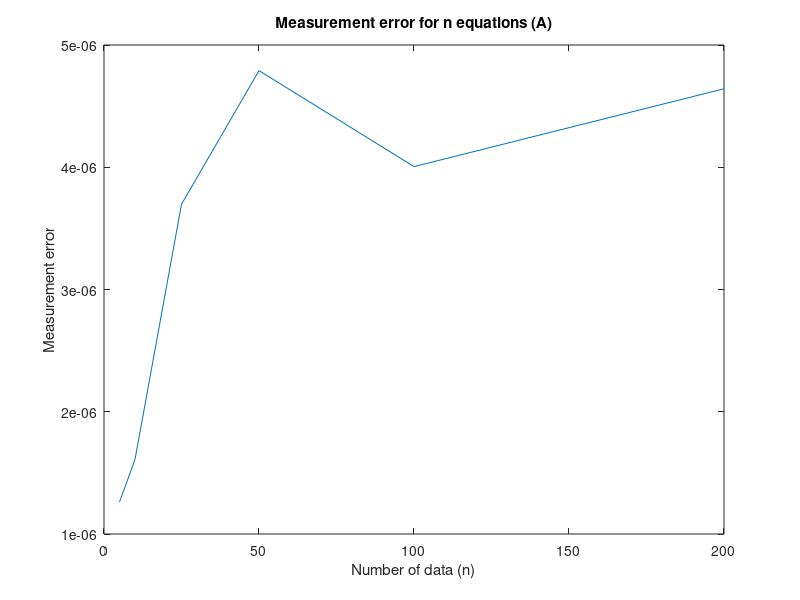
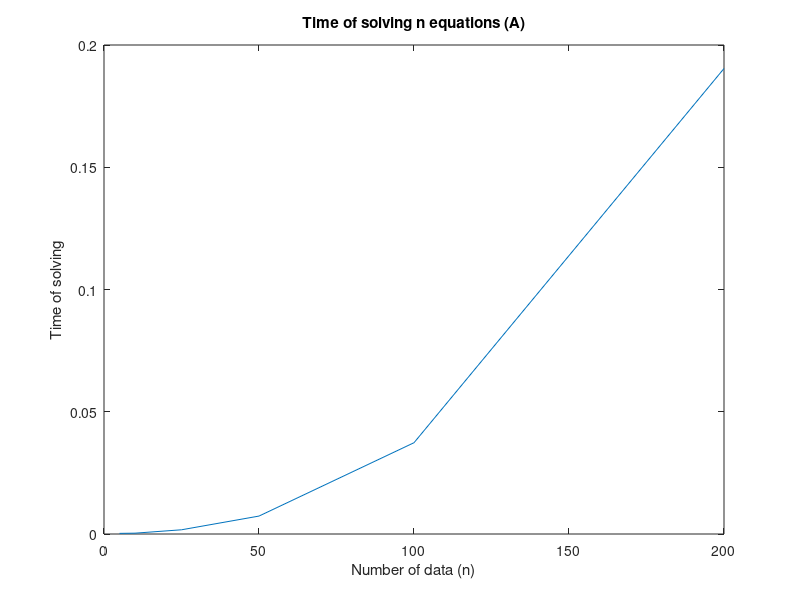

MATLAB code for these plots, in order:
function X = Task_2()
    n=[5,10,25,50,100,200];
    approaches=size(n, 2);
    x=n;
    yA=zeros(1,approaches);
    T = zeros(1, approaches);
    for i=1:approaches
        [A, b]=matrix_a(n(i));
        tic
        fprintf('Time of solving %d equations:\n', n(i));
        [X, epsilon] = Jacobi(A,b);
        T(i)=toc;
        fprintf('Measurement error: %d\n\n', epsilon);
        yA(i)=epsilon;
    end

    figure(1);
    plot(x, yA);
    title('Measurement error for n equations (A)');
    xlabel('Number of data (n)');
    ylabel('Measurement error');
    
    figure(2);
    plot(x, T);
    title('Time of solving n equations (A)');
    xlabel('Number of data (n)');
    ylabel('Time of solving');

    clear X
end


function [X, epsilon] = Jacobi(A, b, epsilon, n)
    tic
    if nargin < 4
        n = size(A, 1);
        if nargin < 3
            epsilon = 10^(-6);
        end
    end
    % we will only need inverse of D martix
    invD = zeros(n);
    % we will only need the sum of L and U matrixes
    LU = zeros(n);
    for i=1:n
        for j=1:n
            if j~=i
                LU(i,j) = A(i,j);
            end
        end
        % D is diagonal matrix, so to inverse it we only have to inverse numbers
        invD(i,i) = 1/A(i,i);
    end
    Xj=zeros(n,1);
    euklides = 1;
    
    while euklides > epsilon
        Xi=Xj;
        Xj = -invD*LU*Xi+invD*b;
        euklides = norm(Xj-Xi);
    end
    X=Xj;
    epsilon=norm(A*X-b);
    toc
end


function [A, b] = matrix_a(n)
    A=zeros(n,n);
    b=zeros(n,1);
    for i=1:n
        for j=1:n
            if i == j
                A(i, j) = 10;
            elseif j == i - 3 || j == i + 3
                A(i, j) = -3+j/n;
            end
        end
        b(i,1) = 2.5+0.5 * i;
    end
end
